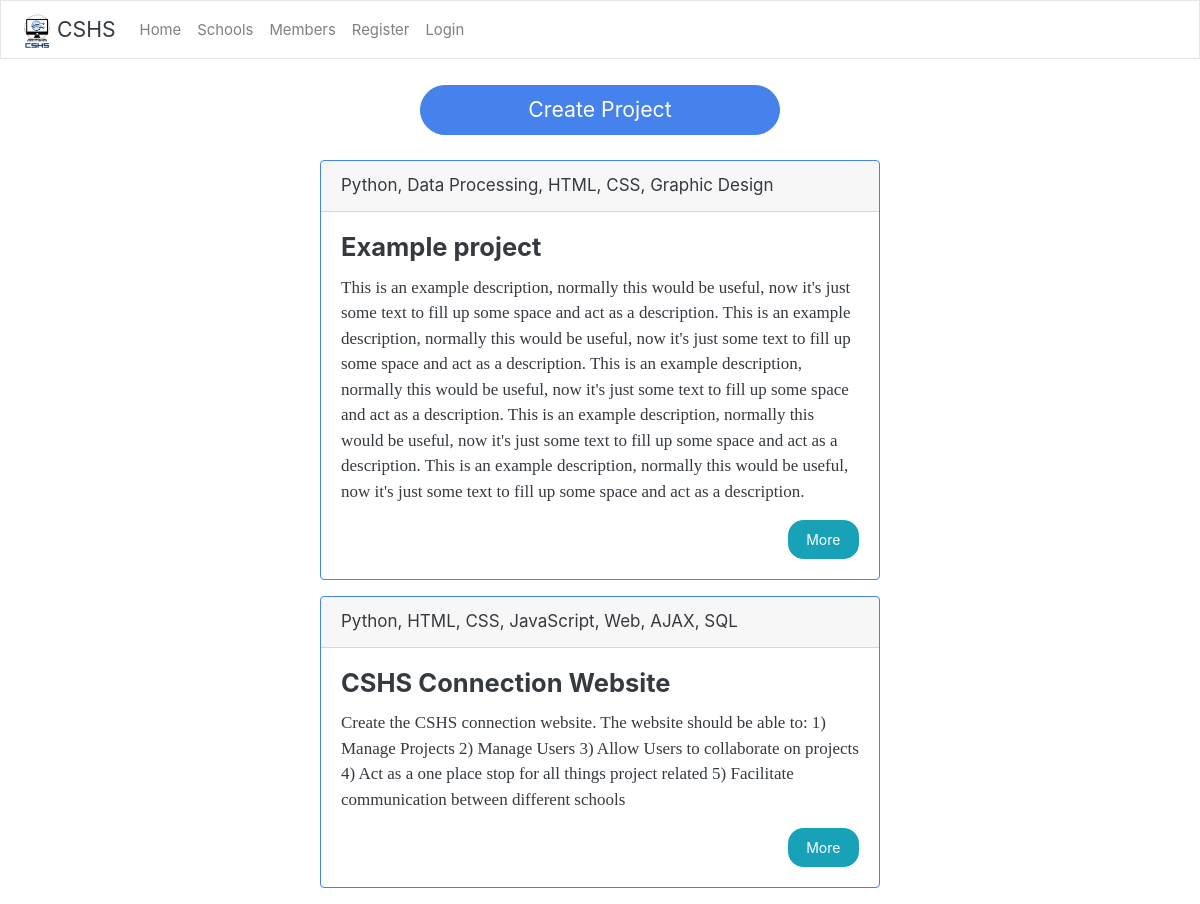
/projects/, run on the app's committed database.
### projects/models.py (models this page shows)
class Project(models.Model):
    creator = models.ForeignKey(settings.AUTH_USER_MODEL, on_delete=models.DO_NOTHING, related_name="created_projects", null=False)
    project_leader = models.ForeignKey(settings.AUTH_USER_MODEL, on_delete=models.DO_NOTHING, related_name="leaded_projects", null=True)
    project_members = models.ManyToManyField(settings.AUTH_USER_MODEL, related_name="projects")
    title = models.CharField(max_length=50, null=False)
    description = models.TextField()
    related_skills = models.JSONField()
    difficulty = models.IntegerField()
    start_date = models.DateField(null=True)
    completion_date = models.DateField(null=True)
    deadline = models.DateField()
    active = models.BooleanField(default=True)

### projects/views.py (the view)
# urls.py: path('projects/', include("projects.urls")),
def projects(response):
    projects = Project.objects.all()
    return render(response, "projects/projectview.html", {'projects':projects})

### projects/templatetags/project_functions.py (called while the page is built)
@register.filter(name='format_relative_skills')
def format_relative_skills(skills):
    return_str = ""
    for item in skills:
        if item == "":
            pass
        else:
            return_str += str(item) + ", "
    return return_str[:-2]

### projects/templates/projects/projectview.html (shortened to what this page needs)
{% extends "main/home.html" %}
{% load crispy_forms_tags %}
{% load project_functions %}
{% block constantcontent %}
    <br>
    <a href="create/" type="button" class="btn btn-primary btn-lg btn-block" style="width: 30%; margin: auto;">Create Project</a>
    <br>
    <div id="projects">
        {% for project in projects %}
            <div class="card border-primary mb-3 project" style="max-width: 35rem;">
                <div class="card-header">{{project.related_skills | format_relative_skills}}</div>
                <div class="card-body">
                <h4 class="card-title">{{project.title}}</h4>
                <p class="card-text project-description">{{project.description}}</p>
                <a type="button" class="btn btn-info" style="float: right;" href="/projects/{{project.id}}">More</a>
                </div>
            </div>
        {% endfor %}
    </div>
{% endblock %}

### projects/templates/projects/projectview.html (style rules this page uses)
.project { margin: auto; }
.project-description { max-height: 15em; text-overflow: ellipsis; overflow: hidden }

### data on the page
Project: related_skills "Python, Data Processing, HTML, CSS, Graphic Design", title "Example project", description "This is an example description, normally this would be useful, now it's just some text to fill up some space and act as a description. This is an example description, normally this would be useful, now it's just some text to fill up some space and act as a description. This is an example description, normally this would be useful, now it's just some text to fill up some space and act as a description. This is an example description, normally this would be useful, now it's just some text to fill up some space and act as a description. This is an example description, normally this would be useful, now it's just some text to fill up some space and act as a description."
Project: related_skills "Python, HTML, CSS, JavaScript, Web, AJAX, SQL", title "CSHS Connection Website", description "Create the CSHS connection website. The website should be able to: 1) Manage Projects 2) Manage Users 3) Allow Users to collaborate on projects 4) Act as a one place stop for all things project related 5) Facilitate communication between different schools"
